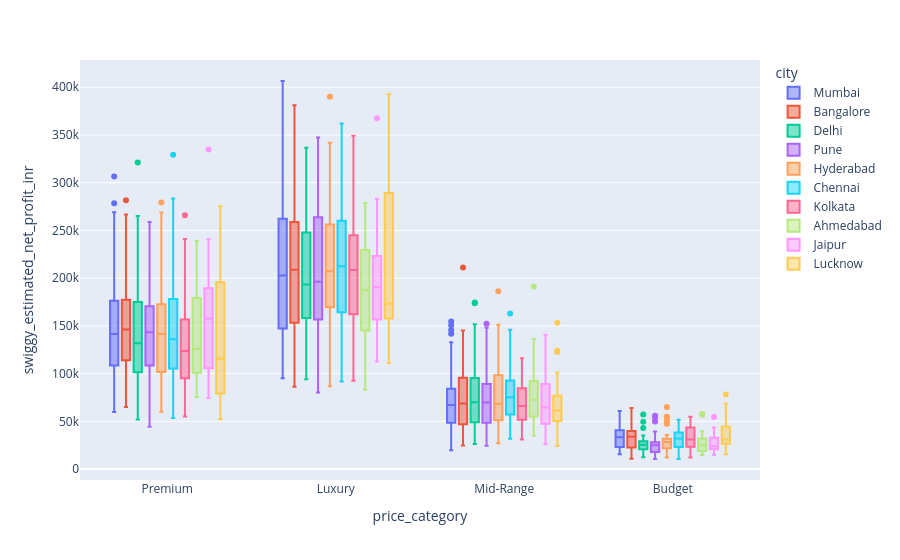

The notebook cell saved with this chart:
### Code cell
fig5=px.box(df,
           x="price_category",
            y="swiggy_estimated_net_profit_inr",
           color="city")
fig5.show()

### Figure 1 — Plotly figure (JSON) as saved in the notebook; plotly's stock layout.template omitted (floating-point values rounded to 4 significant figures; data arrays with more than 128 entries replaced by an {"elided": "..."} marker saying what was removed)
{"data": [{"alignmentgroup": "True", "hovertemplate": "city=Mumbai<br>price_category=%{x}<br>swiggy_estimated_net_profit_inr=%{y}<extra></extra>", "legendgroup": "Mumbai", "marker": {"color": "#636efa"}, "name": "Mumbai", "notched": false, "offsetgroup": "Mumbai", "orientation": "v", "showlegend": true, "type": "box", "x": {"elided": "450 str values"}, "x0": " ", "xaxis": "x", "y": {"elided": "450 int values"}, "y0": " ", "yaxis": "y"}, {"alignmentgroup": "True", "hovertemplate": "city=Bangalore<br>price_category=%{x}<br>swiggy_estimated_net_profit_inr=%{y}<extra></extra>", "legendgroup": "Bangalore", "marker": {"color": "#EF553B"}, "name": "Bangalore", "notched": false, "offsetgroup": "Bangalore", "orientation": "v", "showlegend": true, "type": "box", "x": {"elided": "420 str values"}, "x0": " ", "xaxis": "x", "y": {"elided": "420 int values"}, "y0": " ", "yaxis": "y"}, {"alignmentgroup": "True", "hovertemplate": "city=Delhi<br>price_category=%{x}<br>swiggy_estimated_net_profit_inr=%{y}<extra></extra>", "legendgroup": "Delhi", "marker": {"color": "#00cc96"}, "name": "Delhi", "notched": false, "offsetgroup": "Delhi", "orientation": "v", "showlegend": true, "type": "box", "x": {"elided": "380 str values"}, "x0": " ", "xaxis": "x", "y": {"elided": "380 int values"}, "y0": " ", "yaxis": "y"}, {"alignmentgroup": "True", "hovertemplate": "city=Pune<br>price_category=%{x}<br>swiggy_estimated_net_profit_inr=%{y}<extra></extra>", "legendgroup": "Pune", "marker": {"color": "#ab63fa"}, "name": "Pune", "notched": false, "offsetgroup": "Pune", "orientation": "v", "showlegend": true, "type": "box", "x": {"elided": "250 str values"}, "x0": " ", "xaxis": "x", "y": {"elided": "250 int values"}, "y0": " ", "yaxis": "y"}, {"alignmentgroup": "True", "hovertemplate": "city=Hyderabad<br>price_category=%{x}<br>swiggy_estimated_net_profit_inr=%{y}<extra></extra>", "legendgroup": "Hyderabad", "marker": {"color": "#FFA15A"}, "name": "Hyderabad", "notched": false, "offsetgroup": "Hyderabad", "orientation": "v", "showlegend": true, "type": "box", "x": {"elided": "240 str values"}, "x0": " ", "xaxis": "x", "y": {"elided": "240 int values"}, "y0": " ", "yaxis": "y"}, {"alignmentgroup": "True", "hovertemplate": "city=Chennai<br>price_category=%{x}<br>swiggy_estimated_net_profit_inr=%{y}<extra></extra>", "legendgroup": "Chennai", "marker": {"color": "#19d3f3"}, "name": "Chennai", "notched": false, "offsetgroup": "Chennai", "orientation": "v", "showlegend": true, "type": "box", "x": {"elided": "200 str values"}, "x0": " ", "xaxis": "x", "y": {"elided": "200 int values"}, "y0": " ", "yaxis": "y"}, {"alignmentgroup": "True", "hovertemplate": "city=Kolkata<br>price_category=%{x}<br>swiggy_estimated_net_profit_inr=%{y}<extra></extra>", "legendgroup": "Kolkata", "marker": {"color": "#FF6692"}, "name": "Kolkata", "notched": false, "offsetgroup": "Kolkata", "orientation": "v", "showlegend": true, "type": "box", "x": {"elided": "180 str values"}, "x0": " ", "xaxis": "x", "y": {"elided": "180 int values"}, "y0": " ", "yaxis": "y"}, {"alignmentgroup": "True", "hovertemplate": "city=Ahmedabad<br>price_category=%{x}<br>swiggy_estimated_net_profit_inr=%{y}<extra></extra>", "legendgroup": "Ahmedabad", "marker": {"color": "#B6E880"}, "name": "Ahmedabad", "notched": false, "offsetgroup": "Ahmedabad", "orientation": "v", "showlegend": true, "type": "box", "x": {"elided": "160 str values"}, "x0": " ", "xaxis": "x", "y": {"elided": "160 int values"}, "y0": " ", "yaxis": "y"}, {"alignmentgroup": "True", "hovertemplate": "city=Jaipur<br>price_category=%{x}<br>swiggy_estimated_net_profit_inr=%{y}<extra></extra>", "legendgroup": "Jaipur", "marker": {"color": "#FF97FF"}, "name": "Jaipur", "notched": false, "offsetgroup": "Jaipur", "orientation": "v", "showlegend": true, "type": "box", "x": ["Mid-Range", "Luxury", "Mid-Range", "Luxury", "Premium", "Mid-Range", "Premium", "Mid-Range", "Mid-Range", "Mid-Range", "Luxury", "Mid-Range", "Mid-Range", "Mid-Range", "Luxury", "Budget", "Budget", "Budget", "Luxury", "Luxury", "Luxury", "Mid-Range", "Mid-Range", "Mid-Range", "Mid-Range", "Budget", "Mid-Range", "Premium", "Mid-Range", "Mid-Range", "Luxury", "Mid-Range", "Premium", "Mid-Range", "Mid-Range", "Budget", "Mid-Range", "Premium", "Budget", "Premium", "Mid-Range", "Mid-Range", "Mid-Range", "Premium", "Mid-Range", "Premium", "Premium", "Luxury", "Budget", "Luxury", "Premium", "Premium", "Budget", "Premium", "Premium", "Premium", "Premium", "Mid-Range", "Mid-Range", "Budget", "Mid-Range", "Premium", "Premium", "Budget", "Mid-Range", "Luxury", "Luxury", "Premium", "Premium", "Budget", "Mid-Range", "Luxury", "Premium", "Mid-Range", "Luxury", "Luxury", "Premium", "Budget", "Luxury", "Budget", "Premium", "Luxury", "Luxury", "Luxury", "Premium", "Premium", "Mid-Range", "Premium", "Luxury", "Budget", "Premium", "Luxury", "Premium", "Premium", "Luxury", "Budget", "Premium", "Premium", "Mid-Range", "Premium", "Premium", "Premium", "Premium", "Budget", "Premium", "Premium", "Premium", "Premium", "Budget", "Mid-Range", "Mid-Range", "Premium", "Luxury", "Premium", "Premium", "Premium", "Mid-Range", "Premium", "Budget", "Mid-Range"], "x0": " ", "xaxis": "x", "y": [116844, 150528, 65736, 177933, 212480, 34796, 180649, 57324, 58431, 33320, 155967, 60194, 31629, 34896, 204917, 41751, 27389, 22518, 128810, 199438, 158712, 32648, 65444, 63757, 80288, 28807, 52997, 183430, 94378, 76667, 114811, 105174, 161968, 46920, 82020, 32764, 123593, 121839, 26063, 184429, 25952, 50252, 108773, 145834, 83763, 87018, 122850, 218025, 24239, 248732, 204733, 88872, 15072, 169786, 74474, 85059, 234569, 48226, 71407, 43568, 78141, 159311, 98942, 20662, 40230, 159658, 283086, 213504, 168896, 35849, 37093, 367531, 103529, 107102, 190373, 112699, 128605, 23803, 230300, 19870, 155620, 224920, 278753, 174756, 112225, 119335, 112945, 190996, 117593, 20678, 214398, 160941, 157618, 92123, 203323, 22021, 239052, 166030, 140753, 102274, 125083, 84736, 240782, 20561, 170729, 145791, 183274, 85562, 54522, 55994, 69258, 117599, 199950, 229167, 334741, 78215, 63586, 194238, 17635, 104235], "y0": " ", "yaxis": "y"}, {"alignmentgroup": "True", "hovertemplate": "city=Lucknow<br>price_category=%{x}<br>swiggy_estimated_net_profit_inr=%{y}<extra></extra>", "legendgroup": "Lucknow", "marker": {"color": "#FECB52"}, "name": "Lucknow", "notched": false, "offsetgroup": "Lucknow", "orientation": "v", "showlegend": true, "type": "box", "x": ["Mid-Range", "Mid-Range", "Premium", "Mid-Range", "Premium", "Premium", "Budget", "Premium", "Budget", "Mid-Range", "Budget", "Luxury", "Premium", "Luxury", "Premium", "Mid-Range", "Luxury", "Luxury", "Mid-Range", "Mid-Range", "Budget", "Luxury", "Luxury", "Budget", "Premium", "Luxury", "Premium", "Premium", "Budget", "Mid-Range", "Premium", "Premium", "Premium", "Premium", "Premium", "Budget", "Mid-Range", "Budget", "Mid-Range", "Premium", "Premium", "Mid-Range", "Premium", "Luxury", "Luxury", "Budget", "Mid-Range", "Budget", "Luxury", "Premium", "Premium", "Premium", "Premium", "Mid-Range", "Premium", "Budget", "Premium", "Mid-Range", "Luxury", "Mid-Range", "Premium", "Budget", "Premium", "Luxury", "Luxury", "Premium", "Mid-Range", "Mid-Range", "Premium", "Premium", "Mid-Range", "Luxury", "Mid-Range", "Premium", "Luxury", "Premium", "Mid-Range", "Premium", "Mid-Range", "Luxury", "Premium", "Budget", "Luxury", "Mid-Range", "Budget", "Budget", "Premium", "Mid-Range", "Premium", "Mid-Range", "Luxury", "Premium", "Budget", "Luxury", "Premium", "Premium", "Luxury", "Premium", "Luxury", "Premium"], "x0": " ", "xaxis": "x", "y": [60249, 38998, 251168, 36240, 77102, 86373, 30644, 113339, 26490, 101051, 49402, 348820, 64478, 392901, 140112, 72774, 110969, 164302, 64618, 122623, 19330, 165713, 130964, 20403, 76730, 285545, 178709, 196063, 43755, 58484, 110147, 275351, 151668, 214796, 132267, 26497, 60314, 27668, 95712, 78936, 154544, 24220, 123581, 198715, 294764, 34476, 48483, 45054, 154261, 115563, 126807, 81076, 61345, 39842, 74289, 42538, 196199, 57092, 173473, 52336, 78576, 78104, 262218, 287295, 243001, 90179, 66630, 53974, 256015, 239358, 73412, 158974, 62641, 74613, 162360, 220905, 38515, 79862, 123942, 162467, 52142, 28468, 148211, 153367, 15566, 31140, 112439, 76723, 87172, 76752, 365092, 228193, 68731, 352934, 118658, 85101, 130308, 62794, 204984, 194704], "y0": " ", "yaxis": "y"}], "layout": {"boxmode": "group", "legend": {"title": {"text": "city"}, "tracegroupgap": 0}, "margin": {"t": 60}, "xaxis": {"anchor": "y", "domain": [0, 1], "title": {"text": "price_category"}}, "yaxis": {"anchor": "x", "domain": [0, 1], "title": {"text": "swiggy_estimated_net_profit_inr"}}}}
